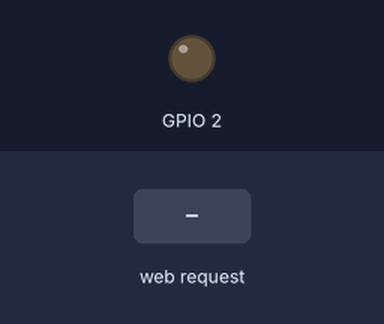
A sketch run on a simulated ESP8266 (NodeMCU). Parts: output pins drawn as LEDs (lit = HIGH). Inputs (shaded band) come from the test bench. WiFi joins after 1.5 s; servers stay silent unless stated; what the sketch prints to the serial monitor is not drawn.

Above: at 2.7 s.
2.8 s: HTTP request GET /ledon received
At 3.4 s:
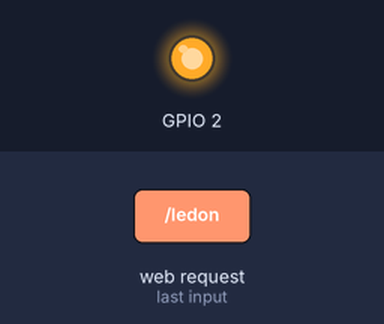
4.3 s: HTTP request GET /ledoff received
At 4.6 s:
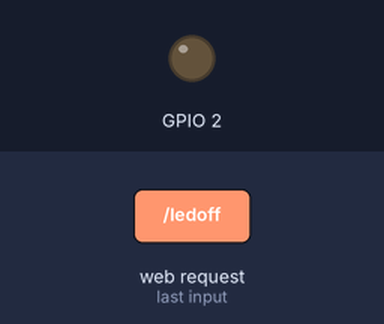
Timing chart, 0 to 7.3 s (numbered marks = the images above; inputs shaded):
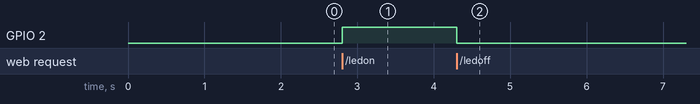

The sketch:

sketch_jul12a.ino
```cpp
//WE NEED TO INCLUDE 3 HEADER FILE
#include<ESP8266WiFi.h>//it is used for all wifi related functionalities like connection.
#include<WiFiClient.h>//this file is required to send request to web browser
#include<ESP8266WebServer.h>//handles http protocol
const char* ssid="Airtel-MW40-9568";
const char* password="73760680";
ESP8266WebServer server(80);//web server is on port 80 ** u may change ** not capital S .
const char MAIN_page[] PROGMEM = R"=====(
<html>
<head>
<title>
LED ON OFF
</title>
</head>
<body>
<center>
<h1>LED ON OFF DEMO</h1>
Click to turn <a href="ledon" target="myIframe">LED ON</a><br>
Click to turn <a href="ledoff" target="myIframe">LED OFF</a><br>
LED_State:<iframe name="myIframe" width="100" height="25">
</body>
</html>
)=====";
//write ur html code inside u can even add styling and image if u want.
void handleRoot(){
  String s=MAIN_page;
  server.send(200,"text/html",s);//this will be displayed when user enters the IP address assigned by ESP8266
  }
  void handleledon(){  //u may give any name
    digitalWrite(2,HIGH);
    server.send(200,"text/html","LED ON");
    }
    void handleledoff(){
    digitalWrite(2,LOW);
    server.send(200,"text/html","LED OFF");

      }

void setup() {
  Serial.begin(115200);
  pinMode(2,OUTPUT);
  WiFi.begin(ssid,password);//start connection
  while(WiFi.status()!=WL_CONNECTED){ // again here small s
    delay(500);
    Serial.print(".");//it will print ... until successful connection is established
    }
    Serial.print("successfully connected to");
    Serial.println(WiFi.localIP());//it will print ip address assigned by ESP8266
    server.on("/",handleRoot);//when client request a webpage by entering ip address provided by ESP8266 which data to sent is handled by a subrotine and that is defined as **server.on(path,subroutine_name)**
    //ok now lets go back to handleRoot method
    server.on("/ledon",handleledon);
     server.on("/ledoff",handleledoff);
server.begin();
}

void loop() {

server.handleClient();//handle client request.
//now lets open our browser.
//before that compile ur code....
//here we are having an error ..,its saying server not defined ..lets fix that
}
```

Measured:
- after the input at 2.8 s, GPIO 2: LOW → HIGH at once
- after the input at 4.3 s, GPIO 2: HIGH → LOW at once
